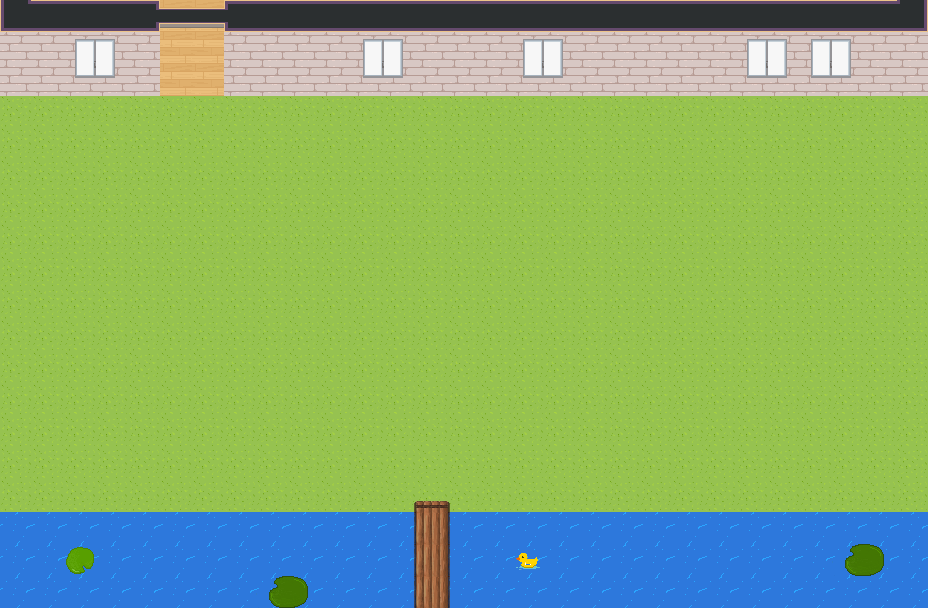

Below is a game level as drawn by its tile map, then a one-line description and the .tmx that defines it (tile-layer data replaced by summaries):
An orthogonal 29x19 tile map with 32x32 px tiles, 8 tile layers (start, entrance, collisions, floor, ...), 3 tilesets.

<map version="1.8" tiledversion="1.8.2" orientation="orthogonal" renderorder="right-down" width="29" height="19" tilewidth="32" tileheight="32" infinite="0" nextlayerid="10" nextobjectid="1">
 <tileset firstgid="1" name="Room_Builder" tilewidth="32" tileheight="32" tilecount="1000" columns="25">
  <image source="WA_Room_Builder.png" trans="ffffff" width="800" height="1280" />
 </tileset>
 <tileset firstgid="1001" name="Exterior" tilewidth="32" tileheight="32" tilecount="850" columns="25">
  <image source="WA_Exterior.png" trans="ffffff" width="800" height="1088" />
 </tileset>
 <tileset firstgid="1851" name="Special_Zones" tilewidth="32" tileheight="32" tilecount="12" columns="6">
  <image source="WA_Special_Zones.png" trans="ffffff" width="192" height="64" />
  <tile id="2">
   <properties>
    <property name="collides" type="bool" value="true" />
   </properties>
  </tile>
 </tileset>
 <layer id="8" name="start" width="29" height="19">
  <data>[551 cells, 4 non-empty, 1 distinct tile ids]</data>
 </layer>
 <layer id="9" name="entrance" width="29" height="19">
  <properties>
   <property name="exitUrl" value="https://play.wa.m17.link/_/global/m17-project.github.io/m17-wa/map.json" />
  </properties>
  <data>[551 cells, 4 non-empty, 1 distinct tile ids]</data>
 </layer>
 <layer id="6" name="collisions" width="29" height="19">
  <data>[551 cells, 139 non-empty, 1 distinct tile ids]</data>
 </layer>
 <layer id="3" name="floor" width="29" height="19">
  <data>[551 cells, 470 non-empty, 3 distinct tile ids]</data>
 </layer>
 <layer id="7" name="aboveWater" width="29" height="19">
  <data>[551 cells, 18 non-empty, 10 distinct tile ids]</data>
 </layer>
 <layer id="1" name="walls" width="29" height="19">
  <data>[551 cells, 81 non-empty, 15 distinct tile ids]</data>
 </layer>
 <layer id="5" name="wallArt" width="29" height="19">
  <data>[551 cells, 20 non-empty, 4 distinct tile ids]</data>
 </layer>
 <objectgroup id="2" name="floorLayer" />
 <layer id="4" name="abovePlayer1" width="29" height="19">
  <data>[551 cells, 2 non-empty, 1 distinct tile ids]</data>
 </layer>
</map>
